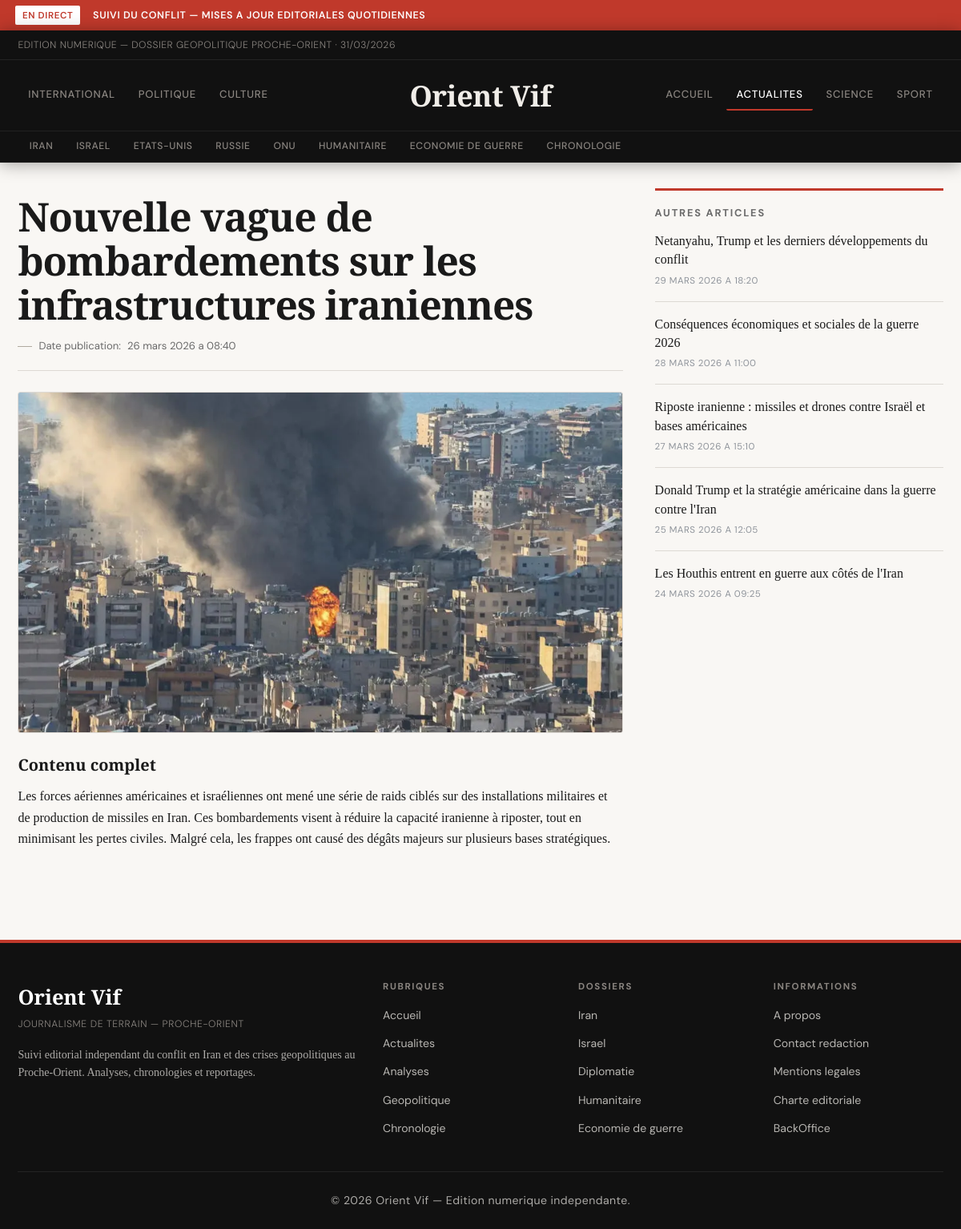
Page /articles/guerre-iran-article-3-1-5.html on the committed database.
### tables this page shows
CREATE TABLE articles (
  id INT UNSIGNED AUTO_INCREMENT PRIMARY KEY,
  title VARCHAR(255) NOT NULL,
  slug VARCHAR(255) NOT NULL UNIQUE,
  content TEXT NOT NULL,
  is_published TINYINT(1) NOT NULL DEFAULT 1,
  created_at TIMESTAMP NOT NULL DEFAULT CURRENT_TIMESTAMP,
  updated_at TIMESTAMP NOT NULL DEFAULT CURRENT_TIMESTAMP ON UPDATE CURRENT_TIMESTAMP
);

CREATE TABLE article_images (
  id INT UNSIGNED AUTO_INCREMENT PRIMARY KEY,
  article_id INT UNSIGNED NOT NULL,
  image_kind ENUM('main', 'thumb') NOT NULL DEFAULT 'main',
  image_path VARCHAR(255) NOT NULL,
  image_alt VARCHAR(255) DEFAULT NULL,
  sort_order TINYINT UNSIGNED NOT NULL DEFAULT 1,
  created_at TIMESTAMP NOT NULL DEFAULT CURRENT_TIMESTAMP,
  CONSTRAINT fk_article_images_article
    FOREIGN KEY (article_id) REFERENCES articles(id)
    ON DELETE CASCADE,
  UNIQUE KEY uq_article_kind (article_id, image_kind),
  KEY idx_article_images_article_id (article_id)
);

### src/article.php (the view, shortened to what this page needs)
<?php
require_once __DIR__ . '/includes/front_helpers.php';
$id = filter_input(INPUT_GET, 'id', FILTER_VALIDATE_INT, array('options' => array('min_range' => 1)));
$safeId = ($id !== false && $id !== null) ? (int)$id : null;
$article = front_find_article(null, $safeId);
?>
<?php
$sidebarOtherArticles = front_recent_articles_excluding(5, array((int)$article['id']));
$detailMainSrc = front_article_image_src($article, 1280, 720, 'actualite guerre iran');
$detailThumbSrc = front_article_thumb_src($article, 860, 520, 'actualite guerre iran');
include __DIR__ . '/includes/header.php';
?>
<main class="layout-main article-layout">
    <article class="article-detail" itemscope itemtype="https://schema.org/NewsArticle">
        <header class="article-header">
            <h1 itemprop="headline"><?php echo h($article['title']); ?></h1>
            <p class="article-meta">
                Date publication:
                <?php $publishedAt = front_article_datetime_value($article); ?>
                <time itemprop="datePublished" datetime="<?php echo h($publishedAt); ?>">
                    <?php echo h(front_format_datetime($publishedAt)); ?>
                </time>
            </p>
        </header>
        <figure class="article-figure">
            <picture>
                <source media="(max-width: 800px)" srcset="<?php echo h($detailThumbSrc); ?>">
                <img
                    src="<?php echo h($detailMainSrc); ?>"
                    alt="<?php echo h(front_article_alt($article, 'actualite guerre iran')); ?>"
                    width="1280"
                    height="720"
                    itemprop="image"
                    loading="eager"
                    fetchpriority="high"
                    decoding="async">
            </picture>
        </figure>
        <section class="article-content" aria-labelledby="content-title" itemprop="articleBody">
            <h2 id="content-title">Contenu complet</h2>
            <?php echo front_render_article_html($article['content']); ?>
        </section>
    </article>
    <aside class="sidebar article-sidebar" aria-labelledby="recent-title">
        <h2 id="recent-title">Autres articles</h2>
        <ul>
            <?php foreach ($sidebarOtherArticles as $otherArticle): ?>
                <li>
                    <a href="<?php echo h(front_article_url($otherArticle)); ?>">
                        <?php echo h($otherArticle['title']); ?>
                    </a>
                    <small class="recent-time"><?php echo h(front_format_datetime(front_article_datetime_value($otherArticle))); ?></small>
                </li>
            <?php endforeach; ?>
        </ul>
    </aside>
</main>
<?php include __DIR__ . '/includes/footer.php'; ?>

### src/includes/front_helpers.php (shortened to what this page needs)
<?php
function h($value)
{
    return htmlspecialchars((string)$value, ENT_QUOTES, 'UTF-8');
}
function front_article_url($article)
{
    $id = isset($article['id']) ? (int)$article['id'] : 0;
    $page = 1;
    $rubrique = isset($article['rubrique']) ? (int)$article['rubrique'] : 5;
    return '/articles/guerre-iran-article-' . $id . '-' . $page . '-' . $rubrique . '.html';
}
function front_article_alt($article, $fallback = 'actualite guerre iran')
{
    if (!empty($article['image_alt'])) {
        return (string)$article['image_alt'];
    }
    return $fallback;
}
function front_local_image_url($rawPath)
{
    $path = trim((string)$rawPath);
    $normalized = '/' . ltrim($path, '/');
    $fullPath = dirname(__DIR__) . str_replace('/', DIRECTORY_SEPARATOR, $normalized);
    if (is_file($fullPath)) {
        return $normalized;
    }
    return null;
}
function front_article_image_src($article, $width, $height, $fallbackAlt = 'actualite guerre iran')
{
    $local = front_local_image_url(isset($article['image_url']) ? $article['image_url'] : '');
    if ($local !== null) {
        return $local;
    }
    return front_svg_placeholder(front_article_alt($article, $fallbackAlt), $width, $height);
}
function front_article_thumb_src($article, $width, $height, $fallbackAlt = 'actualite guerre iran')
{
    $thumbLocalFromDb = front_local_image_url(isset($article['image_thumb_url']) ? $article['image_thumb_url'] : '');
    if ($thumbLocalFromDb !== null) {
        return $thumbLocalFromDb;
    }
    return front_article_image_src($article, $width, $height, $fallbackAlt);
}
function front_render_article_html($html)
{
    $decoded = html_entity_decode((string)$html, ENT_QUOTES | ENT_HTML5, 'UTF-8');
    $clean = preg_replace('/<script\b[^>]*>(.*?)<\/script>/is', '', $decoded);
    return strip_tags(
        $clean,
        '<p><br><strong><b><em><i><u><ul><ol><li><a><h1><h2><h3><h4><h5><h6><blockquote><img><figure><figcaption>'
    );
}
function front_fetch_articles()
{
    $pdo = db();
    try {
        $sql = "SELECT
                    a.id,
                    a.title,
                    a.slug,
                    a.content,
                    ai_main.image_path AS image_url,
                    COALESCE(ai_thumb.image_path, '') AS image_thumb_url,
                    COALESCE(NULLIF(ai_main.image_alt, ''), a.title) AS image_alt,
                    COALESCE(NULLIF(ai_thumb.image_alt, ''), NULLIF(ai_main.image_alt, ''), a.title) AS image_thumb_alt,
                    a.created_at,
                    a.updated_at
                FROM articles a
                LEFT JOIN article_images ai_main
                    ON ai_main.article_id = a.id AND ai_main.image_kind = 'main'
                LEFT JOIN article_images ai_thumb
                    ON ai_thumb.article_id = a.id AND ai_thumb.image_kind = 'thumb'
                WHERE a.is_published = 1
                ORDER BY a.updated_at DESC";
        $rows = $pdo->query($sql)->fetchAll(PDO::FETCH_ASSOC);
        if (!empty($rows)) {
            return $rows;
        }
    } catch (PDOException $exception) {
    }
    return front_theme_articles();
}
function front_find_article($slug, $id)
{
    $articles = front_fetch_articles();
    if ($id !== null) {
        foreach ($articles as $article) {
            if ((int)$article['id'] === (int)$id) {
                return $article;
            }
        }
    }
    return null;
}
function front_recent_articles_excluding($limit = 5, $excludeIds = array())
{
    $articles = front_fetch_articles();
    $result = array();
    $excludeMap = array();
    foreach ($excludeIds as $excludeId) {
        $id = (int)$excludeId;
        if ($id > 0) {
            $excludeMap[$id] = true;
        }
    }
    foreach ($articles as $article) {
        $articleId = isset($article['id']) ? (int)$article['id'] : 0;
        if ($articleId > 0 && isset($excludeMap[$articleId])) {
            continue;
        }
        $result[] = $article;
        if (count($result) >= $limit) {
            break;
        }
    }
    return $result;
}
function front_format_datetime($value)
{
    try {
        $date = new DateTime((string)$value);
    } catch (Exception $exception) {
        return (string)$value;
    }
    $months = array(
        1 => 'janvier',
        2 => 'fevrier',
        3 => 'mars',
        4 => 'avril',
        5 => 'mai',
        6 => 'juin',
        7 => 'juillet',
        8 => 'aout',
        9 => 'septembre',
        10 => 'octobre',
        11 => 'novembre',
        12 => 'decembre',
    );
    $month = (int)$date->format('n');
    return $date->format('d') . ' ' . $months[$month] . ' ' . $date->format('Y') . ' a ' . $date->format('H:i');
}
function front_article_datetime_value($article)
{
    if (isset($article['updated_at']) && trim((string)$article['updated_at']) !== '') {
        return (string)$article['updated_at'];
    }
    return '';
}

### rows in the picture
articles: title "Nouvelle vague de bombardements sur les infrastructures iraniennes", updated_at "26 mars 2026 a 08:40", content "Les forces aériennes américaines et israéliennes ont mené une série de raids ciblés sur des installations militaires et de production de missiles en Iran. Ces bombardements visent à réduire la capacité iranienne à riposter, tout en minimisant les pertes civiles. Malgré cela, les frappes ont causé des dégâts majeurs sur plusieurs bases stratégiques."
article_images: image_path (picture)
article_images: article.title "Netanyahu, Trump et les derniers développements du conflit", article.updated_at "29 MARS 2026 A 18:20"
article_images: article.title "Conséquences économiques et sociales de la guerre 2026", article.updated_at "28 MARS 2026 A 11:00"
article_images: article.title "Riposte iranienne : missiles et drones contre Israël et bases américaines", article.updated_at "27 MARS 2026 A 15:10"
article_images: article.title "Donald Trump et la stratégie américaine dans la guerre contre l'Iran", article.updated_at "25 MARS 2026 A 12:05"
article_images: article.title "Les Houthis entrent en guerre aux côtés de l'Iran", article.updated_at "24 MARS 2026 A 09:25"
